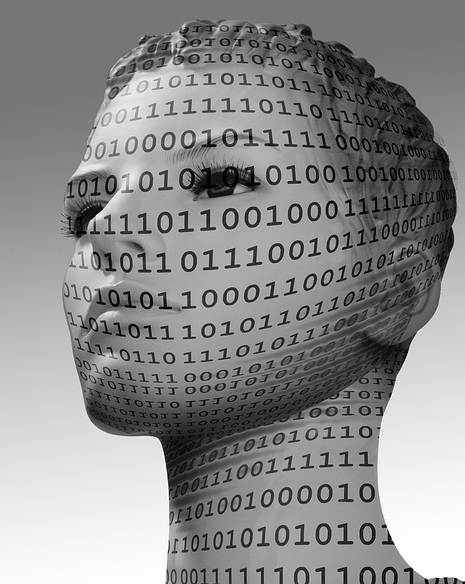
#> input picture files/1_NSI/Activités/1NSI_activite 11_images/Noir_blanc/Correction/nb.png, 465 x 584 px
$ python noirEtBlanc.py
#> lines starting #> are read from the running program, lines starting #| are printed output that depends on the picture; after the words box and inside, x2 and y2 are one past the last pixel; in counts of white or black regions, pixels touching at a corner belong together
### files/1_NSI/Activités/1NSI_activite 11_images/Noir_blanc/Correction/manipulationImage.py
# -*- coding: utf-8 -*-
"""
Created on Tue Sep 10 15:00:26 2019

@author: herve
"""
from PIL import Image
import numpy as np

def ouvrirImage(nomImage):
#> called with nomImage = 'nb.png'
    imgPIL=Image.open(nomImage)
#> imgPIL is the input picture: PIL image 465x584 L; min 0, max 255, mean 140.4
    img_np=np.asarray(imgPIL)
    if len(img_np.shape)==2:
        img=[[i for i in j] for j in img_np]
#> img = 584 items
    elif len(img_np.shape)==3 :
       img=[[list(i[:3]) for i in j] for j in img_np]
    return img

def afficherImage(image):
    image=convertirPIL(image)
    image.show()


def convertirPIL(image):
    image_np=np.asarray(image,dtype='uint8')
    return Image.fromarray(image_np)

def sauveImage(image,nom):
    imgPIL=convertirPIL(image)
    imgPIL.save(nom)

### files/1_NSI/Activités/1NSI_activite 11_images/Noir_blanc/Correction/noirEtBlanc.py
from manipulationImage import *

#Affiche image en noir et blanc
img=ouvrirImage("nb.png")
#> img = 584 items
hauteur=len(img)
#> hauteur = 584
largeur=len(img[0])
#> largeur = 465
for ligne in range(hauteur) :
    for colonne in range(largeur) :
        if img[ligne][colonne]<127 :
            img[ligne][colonne]=0
        else :
            img[ligne][colonne]=255


afficherImage(img)
#> in convertirPIL, `image_np=np.asarray(image,dtype='uint8')`:
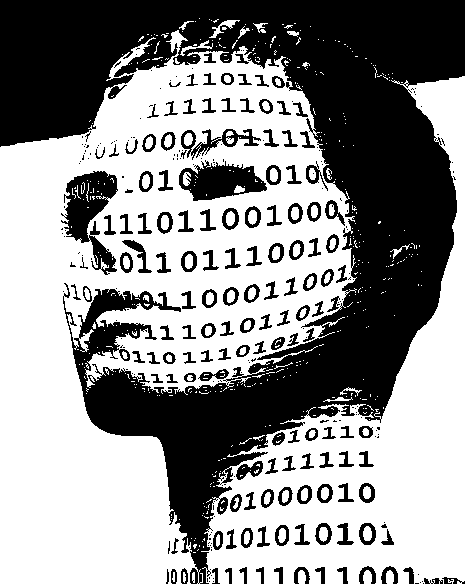
#> image_np: shape (584, 465); 57% white; 299 black regions (154 under 20 px), largest, box (x1, y1, x2, y2) and area: (0, 0, 465, 584) 96331, (61, 171, 118, 275) 2746, (179, 160, 267, 201) 2152
